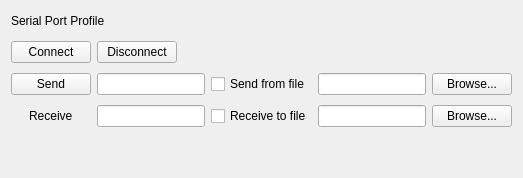
          <widget class="QWidget" name="tabSPP">
           <attribute name="title">
            <string>SPP</string>
           </attribute>
           <layout class="QGridLayout" name="gridLayout_27">
            <property name="verticalSpacing">
             <number>10</number>
            </property>
            <item row="0" column="0" colspan="3">
             <layout class="QHBoxLayout" name="horizontalLayout_33">
              <item>
               <widget class="QLabel" name="label_2">
                <property name="text">
                 <string>Serial Port Profile</string>
                </property>
               </widget>
              </item>
              <item>
               <spacer name="horizontalSpacer_29">
                <property name="orientation">
                 <enum>Qt::Horizontal</enum>
                </property>
                <property name="sizeHint" stdset="0">
                 <size>
                  <width>40</width>
                  <height>20</height>
                 </size>
                </property>
               </spacer>
              </item>
             </layout>
            </item>
            <item row="1" column="0">
             <widget class="QPushButton" name="btnSPConnect">
              <property name="text">
               <string>Connect</string>
              </property>
             </widget>
            </item>
            <item row="1" column="1" alignment="Qt::AlignLeft">
             <widget class="QPushButton" name="btnSPPDisconnect">
              <property name="text">
               <string>Disconnect</string>
              </property>
             </widget>
            </item>
            <item row="2" column="1">
             <widget class="QLineEdit" name="lineEditSPPSend"/>
            </item>
            <item row="2" column="0">
             <widget class="QPushButton" name="btnSPPSend">
              <property name="text">
               <string>Send</string>
              </property>
             </widget>
            </item>
            <item row="3" column="4">
             <widget class="QPushButton" name="btnSPPBrowseReceive">
              <property name="text">
               <string>Browse...</string>
              </property>
             </widget>
            </item>
            <item row="3" column="1">
             <widget class="QLineEdit" name="lineEditSPPreceive"/>
            </item>
            <item row="3" column="2">
             <widget class="QCheckBox" name="cbSPPReceiveFile">
              <property name="text">
               <string>Receive to file</string>
              </property>
             </widget>
            </item>
            <item row="2" column="3">
             <widget class="QLineEdit" name="lineEditSPPSendFile"/>
            </item>
            <item row="2" column="2">
             <widget class="QCheckBox" name="cbSPPSendFile">
              <property name="text">
               <string>Send from file</string>
              </property>
             </widget>
            </item>
            <item row="3" column="0" alignment="Qt::AlignHCenter">
             <widget class="QLabel" name="Receive">
              <property name="text">
               <string>Receive</string>
              </property>
             </widget>
            </item>
            <item row="3" column="3">
             <widget class="QLineEdit" name="lineEditSPPReceiveFile"/>
            </item>
            <item row="2" column="4">
             <widget class="QPushButton" name="btnSPPBrowseSend">
              <property name="text">
               <string>Browse...</string>
              </property>
             </widget>
            </item>
            <item row="4" column="1">
             <spacer name="verticalSpacer_19">
              <property name="orientation">
               <enum>Qt::Vertical</enum>
              </property>
              <property name="sizeHint" stdset="0">
               <size>
                <width>20</width>
                <height>40</height>
               </size>
              </property>
             </spacer>
            </item>
           </layout>
          </widget>
